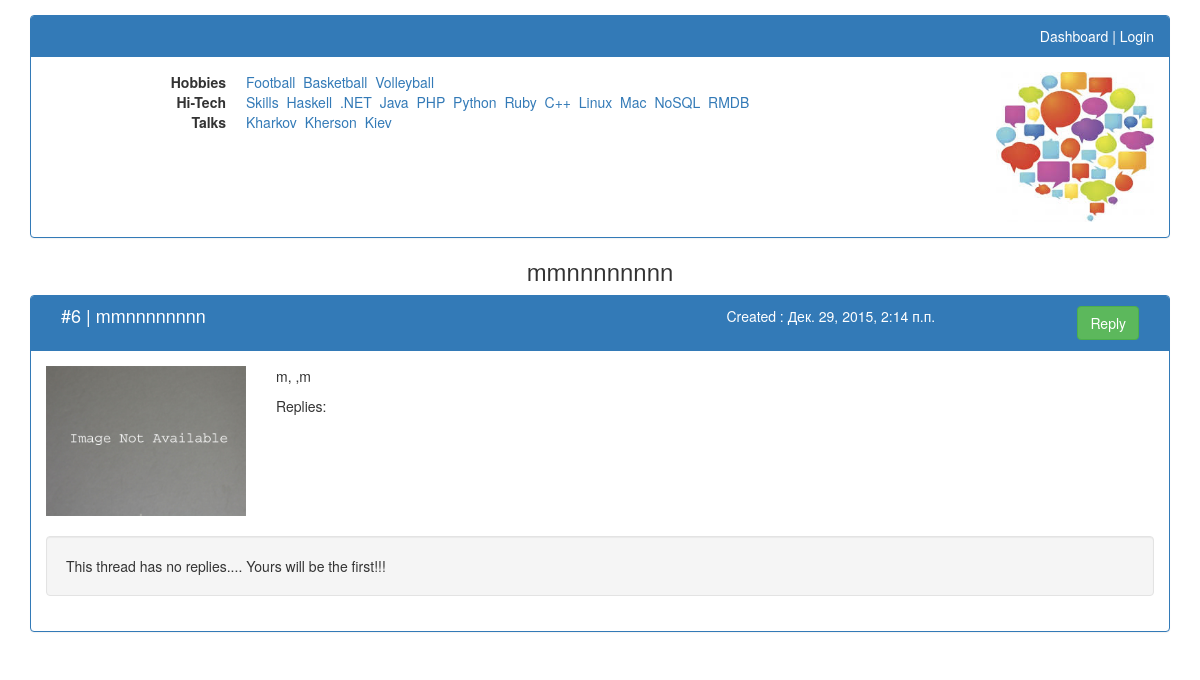
Page /thread/6/ on the committed database.
### IT_FORUM/models.py (models this page shows, shortened)
class Category(models.Model):
    class Meta:
        db_table = 'category'
        verbose_name = 'Thread category'
        verbose_name_plural = 'Thread categories'
    category_title = models.CharField(max_length=250, verbose_name='Title', blank=False, unique=True)
    parent_category = models.ForeignKey("self", blank=True, null=True)
    def __str__(self):
        return self.category_title

class Thread(models.Model):
    class Meta:
        db_table = 'thread'
        verbose_name = 'Thread'
        verbose_name_plural = 'Threads'
    thread_author = models.CharField(max_length=250, verbose_name='Your name', blank=True)
    thread_author_email = models.EmailField(verbose_name='Your e-mail', blank=True)
    thread_title = models.CharField(max_length=250, verbose_name='Thread title', blank=False, unique=True)
    thread_text = models.TextField(verbose_name='Thread description', blank=False)
    thread_date = models.DateTimeField(auto_now_add=True, verbose_name='Created', blank=False)
    thread_change_date = models.DateTimeField(auto_now=True, verbose_name='Changed')
    thread_category = models.ForeignKey(Category)
    thread_image = models.ImageField(upload_to="", default="ImageNot.jpg")

### IT_FORUM/views.py (the view)
# urls.py: url(r'thread/([0-9]+)/$', thread_page, name="thread_page"),
def thread_page(request, thread_id=1):
    args = dict()
    args['main_categories'] = get_cat_and_subcat_dict(request)
    args['replies'] = list(Reply.objects.filter(reply_to_thread__id=thread_id))
    request.session['thread_id'] = thread_id
    args["form"] = ReplyForm
    args['thread'] = Thread.objects.get(id=thread_id)
    return render(request, "One_thread_content.html", args)

### IT_FORUM/views.py (called while the page is built)
def get_cat_and_subcat_dict(request):
    categories_with_subcategories_dict = dict()
    categories_with_subcategories_dict["Hobbies"] = Category.objects.filter(
        parent_category__category_title="Hobbies")
    categories_with_subcategories_dict["Hi_Tech"] = Category.objects.filter(
        parent_category__category_title="Hi-Tech")
    categories_with_subcategories_dict["Talks"] = Category.objects.filter(
        parent_category__category_title="Talks")
    if request.user.is_authenticated():
        categories_with_subcategories_dict["Big_Boss"] = Category.objects\
            .filter(parent_category__category_title="Big Boss")
        categories_with_subcategories_dict["HR"] = Category.objects.filter(
            parent_category__category_title="HR")
    return categories_with_subcategories_dict

### templates/One_thread_content.html (shortened to what this page needs)
{% extends 'Threads_page_header.html' %}
{% load staticfiles %}
{% load bootstrap3 %}
{% block one_thread_page_content %}
    <div class="col-lg-12" id="thread_category_header">
        <h3>{{ thread.thread_title }}</h3>
    </div>
    <div class="col-lg-8 col-lg-offset-2">
    </div>
    <div class="col-lg-12">
        <div class="panel panel-primary">
            <div class="panel-heading clearfix" id="{{ thread.id }}">
                <div class="col-lg-7" id="thread_title"><h4>#{{ thread.id }} | {{ thread.thread_title }}</h4></div>
                <div class="col-lg-3" id="thread_date">
                    <p>Created : {{ thread.thread_date }}</p>
                </div>
                <div class="col-lg-2" id="button_div">
                    <button class="btn btn-success show_add_reply_form" data-reply_id="">Reply</button>
                </div>
            </div>
            <div class="panel-body">
                <div class="media">
                    <div class="media-left">
                        <img class="media-object logo_image" src="http://{{ request.get_host }}/{{ thread.thread_image.url }}" alt="Logo.jpg">
                    </div>
                    <div class="media-body">
                        <p>{{ thread.thread_text }}</p>
                        <p>Replies:
                    </div>
                </div>
                {% for reply in replies %}
                    <div class="well reply">
                        <div class="row">
                            <div class="col-lg-10" id="{{ reply.id }}">
                                <p>#{{ reply.id }} Created : {{ reply.reply_date }}</p>
                                <a href="#{{ thread.id }}">>> {{ thread.thread_title }}&nbsp</a>
                                {% if reply.reply_to_reply %}
                                    <a href="#{{ reply.reply_to_reply }}">>> #{{ reply.reply_to_reply }}</a>
                                {% endif %}
                            </div>
                            <div class="col-lg-2" id="button_div">
                                <button class="btn btn-success show_add_reply_form" data-reply_id="{{ reply.id }}">Reply</button>
                            </div>
                        </div>
                        <div class="well reply">{{ reply.reply_text }}</div>
                        {% if reply.replies_to_this.all %}
                            <p>Replies:
                                {% for reply in reply.replies_to_this.all %}
                                    <a href="#{{ reply.id }}"> #{{ reply.id }}&nbsp</a>
                                {% endfor %}
                            </p>
                        {% endif %}
                    </div>
                {% empty %}
                    <div class="well reply">This thread has no replies.... Yours will be the first!!!</div>
                {% endfor %}
            </div>
        </div>
    </div>
{% endblock %}

### templates/Threads_page_header.html (shortened to what this page needs)
{% extends 'BasePage.html' %}
{% load staticfiles %}
{% block threads_page_header %}
    <div class="col-lg-12">
        <div class="panel panel-primary">
            <div class="panel-heading" id="threads_header_panel_header">
                {% if user.is_anonymous %}
                    <a href="{% url 'home' %}">Dashboard</a> |
                    <a href="{% url 'user_login' %}">Login</a>
                {% else %}
                    <a href="{% url 'home' %}">Dashboard</a> | {{ user }}
                {% endif %}
            </div>
            <div class="panel-body">
                <div class="media">
                    <div class="media-body">
                        <dl class="dl-horizontal">
                            <dt>Hobbies</dt>
                            <dd>
                                {% for sub_cat in main_categories.Hobbies %}
                                    <a href="{% url 'threads_category_page' sub_cat.id %}">{{ sub_cat }}&nbsp</a>
                                {% endfor %}
                            </dd>
                            <dt>Hi-Tech</dt>
                            <dd>
                                {% for sub_cat in main_categories.Hi_Tech %}
                                    <a href="{% url 'threads_category_page' sub_cat.id %}">{{ sub_cat }}&nbsp</a>
                                {% endfor %}
                            </dd>
                            <dt>Talks</dt>
                            <dd>
                                {% for sub_cat in main_categories.Talks %}
                                    <a href="{% url 'threads_category_page' sub_cat.id %}">{{ sub_cat }}&nbsp</a>
                                {% endfor %}
                            </dd>
                        </dl>
                    </div>
                    <div class="media-right">
                        <img class="media-object logo_image"
                             src="{% static 'site_images/Logo.jpg' %}"
                             alt="Logo.jpg">
                    </div>
                </div>
            </div>
        </div>
    </div>
    {% block one_thread_page_content %}{% endblock %}
{% endblock %}

### static/css/style.css (style rules this page uses)
h4 { display:inline; }
.panel-heading a { color: white; }
.logo_image { height: 150px }
#threads_header_panel_header { text-align: right; }
#thread_category_header > h3, #show_add_thread_form_div { text-align: center; margin-top: 0; margin-bottom: 10px; }
#thread_title { text-align: left; }
#thread_date { text-align: center; }
.media-body { padding-left:20px; }
.reply { margin-top:20px; hyphens: auto; }
#button_div { text-align: right; }

### rows in the picture
Category: category_title "Football"
Category: category_title "Basketball"
Category: category_title "Volleyball"
Category: category_title "Skills"
Category: category_title "Haskell"
Category: category_title ".NET"
Category: category_title "Java"
Category: category_title "PHP"
Category: category_title "Python"
Category: category_title "Ruby"
Category: category_title "C++"
Category: category_title "Linux"
Category: category_title "Mac"
Category: category_title "NoSQL"
Category: category_title "RMDB"
Category: category_title "Kharkov"
Category: category_title "Kherson"
Category: category_title "Kiev"
Thread: thread_title "mmnnnnnnnn", id "6", thread_date "Дек. 29, 2015, 2:14 п.п.", thread_image (picture), thread_text "m, ,m"
